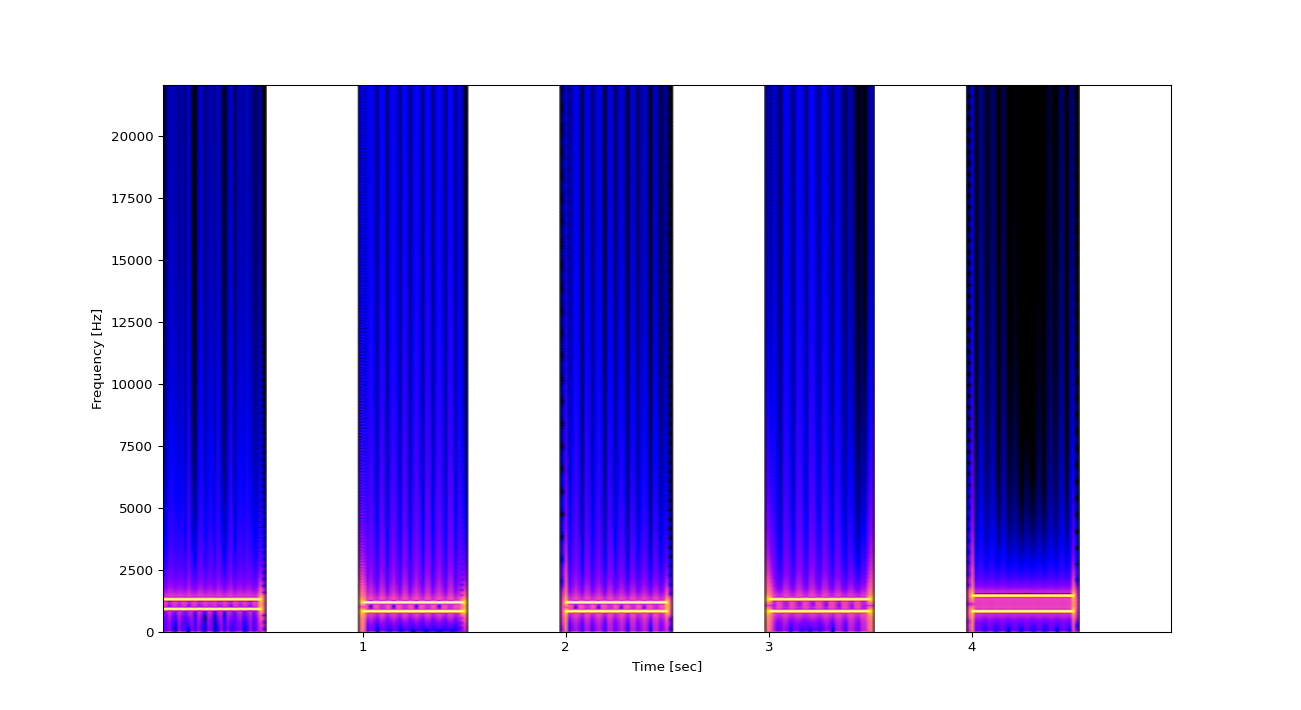
#> input picture hw2/generated-examples/dtmf_phone_number.png, 1301 x 710 px, found by its file name
$ jupyter execute --allow-errors spectrogram.ipynb
#> lines starting #> are read from the running program, lines starting #| are printed output that depends on the picture
# Task Description

- Write a function which will take as an input audio signal, frame length (may be in duration, in that case also sampling rate should be given in input), step size and window function and will return the audio spectrogram matrix,
- Then write another function which will plot the spectrogram using colour map of a given theme.
Plot spectrograms of armenian vowels prounounced by you (you can use the code below)
- Generate DTMF signal of your phone number using DTMF_Table.png (each digit and pause should be 0.5 seconds)
- Get a spectrogram of 3)

[cell 1]
import scipy.io.wavfile as wavfile
import os
from scipy import signal
import matplotlib.pyplot as plt
import matplotlib.colors as colors
import glob


input_dir = 'vowel-sounds'
file_paths = glob.glob(os.path.join(input_dir, "*.wav"))
short_time = 32 #miliseconds
start_t = 0 # start time in seconds
dur = 7 # duration in seconds
color_theme = 'hot' # inferno, gnuplot2, jet, jet_r, Greys_r, terrain, plasma, gist_gray, gist_gray_r, spectral, bone_r, hot
dpi_value = 96 # dots per inch
size_pixel_y = 1301
size_pixel_x = 710

# ---------------------------------------------------------------------------------
def get_spcgr(audio_path, cmapval, start=0, duration=5, epsilon=1e-3):
	'''
	Here we use scipy.signal.spectrogram, can be useful to check the manual implementation of spectrogram,
	it also saves the spectogram as a picture
	'''
	# extracts audio data, then saves spectrogram of duration sec
	fs, mix_data = wavfile.read(audio_path)
	audio_dir = os.path.dirname(audio_path)
	audio_name = os.path.basename(audio_path).split('.') [0]
	frlen = int(short_time * fs / 1000) # frame length with duration short_time ms
	ovlap = int(frlen / 2) # overlap of adjacent frames
	f, t, Sxx = signal.spectrogram(mix_data[start*fs:(start+duration)*fs], fs=fs, window='hamming', nperseg=frlen, noverlap=ovlap)
	fig = plt.figure()
	fig.canvas.set_window_title(audio_name)
	#plt.pcolormesh(t, f, Sxx, cmap=cmapval, norm=colors.PowerNorm(gamma=1./3.), edgecolors='None', shading='gouraud') # cmap = 'inferno', 'bwr', 'binary', 'Greys', 'OrRd', 'jet', 'Blues', 'afmhot', 'RdYlBu', 'PuBu', 'PuBu_r'
	plt.pcolormesh(t, f, Sxx, cmap=cmapval, norm=colors.LogNorm(vmin=epsilon, vmax=Sxx.max()), edgecolors='None', shading='gouraud')
	plt.ylabel('Frequency [Hz]')
	plt.xlabel('Time [sec]')
	fig.set_size_inches(size_pixel_y / dpi_value, size_pixel_x / dpi_value)
	fig.savefig(os.path.join(audio_dir, audio_name + '.png'), dpi = dpi_value)
	plt.close()
	# plt.show()
	return None

i = 0
for path in file_paths:
	get_spcgr(path, color_theme, start_t, dur)
	print('spectrogram of \"{}\"saved'.format(os.path.basename(path)))
plt.show()

[cell 2]
import matplotlib.pyplot as plt
import os
from matplotlib.image import imread

def display_spectrogram_png(path, folder_path, color_theme, dpi_value, size_pixel_y, size_pixel_x):
    """
    Display spectrogram PNG images from the given folder using a color theme.

    :param folder_path: Path containing the spectrogram PNG image.
    :param color_theme: Color map theme for the plot.
    :param dpi_value: Dots per inch for the plot resolution.
    :param size_pixel_y: Pixel size in y-dimension.
    :param size_pixel_x: Pixel size in x-dimension.
    """
    path = os.path.join(folder_path, path)
    # Read the image
    image = imread(path)

    # Display the image with the spectrogram colormap theme
    plt.figure()
    plt.imshow(image, cmap=color_theme, aspect='auto')
    plt.colorbar(label='Intensity')
    plt.title(path.split('.')[0])

    plt.gcf().set_size_inches(size_pixel_y / dpi_value, size_pixel_x / dpi_value)
    plt.show()

# Usage
vowel_spectrogram_folder = 'vowel-spectrograms'
# List all PNG files in the folder
#> (the rest of this cell did not finish here and is left out)

[cell 3]
import numpy as np
import scipy.io.wavfile as wavfile

# Define the DTMF frequencies for each digit according to the standard DTMF keypad
DTMF_FREQUENCIES = {
    '1': (697, 1209),
    '2': (697, 1336),
    '3': (697, 1477),
    'A': (697, 1633),
    '4': (770, 1209),
    '5': (770, 1336),
    '6': (770, 1477),
    'B': (770, 1633),
    '7': (852, 1209),
    '8': (852, 1336),
    '9': (852, 1477),
    'C': (852, 1633),
    '*': (941, 1209),
    '0': (941, 1336),
    '#': (941, 1477),
    'D': (941, 1633)
}

def generate_dtmf_tone(digit, duration, sample_rate):
    """
    Generate a DTMF tone for a given digit.

    :param digit: The digit to generate the tone for.
    :param duration: Duration of the tone in seconds.
    :param sample_rate: The sample rate in Hz.
    :return: The generated DTMF tone.
    """
    if digit not in DTMF_FREQUENCIES:
        raise ValueError("Invalid DTMF digit")

    low_freq, high_freq = DTMF_FREQUENCIES[digit]
    t = np.linspace(0, duration, int(sample_rate * duration), endpoint=False)
    tone = np.sin(2 * np.pi * low_freq * t) + np.sin(2 * np.pi * high_freq * t)
    return tone

# Generate DTMF tones for the provided phone number
phone_number = '077898752'  # Replace with the desired phone number
duration = 0.5  # Duration of each digit and pause in seconds
sample_rate = 44100  # Sample rate in Hz

# Generate the DTMF signal for each digit in the phone number
dtmf_signal = np.array([])
for digit in phone_number:
    tone = generate_dtmf_tone(digit, duration, sample_rate)
    pause = np.zeros(int(sample_rate * duration))  # Pause between tones
    dtmf_signal = np.concatenate((dtmf_signal, tone, pause))

# Normalize the signal to the 16-bit range and convert to integer
dtmf_signal = np.int16(dtmf_signal / np.max(np.abs(dtmf_signal)) * 32767)

# Save the DTMF signal to a WAV file
dtmf_wav_filename = 'dtmf_phone_number.wav'  # Replace with your desired path
wavfile.write(dtmf_wav_filename, sample_rate, dtmf_signal)

[cell 4]
get_spcgr(audio_path='dtmf_phone_number.wav', cmapval='gnuplot2', start=0, duration=5)
#> in get_spcgr, `fig.savefig(os.path.join(audio_dir, audio_name + '.png'), dpi = dpi_va..`:
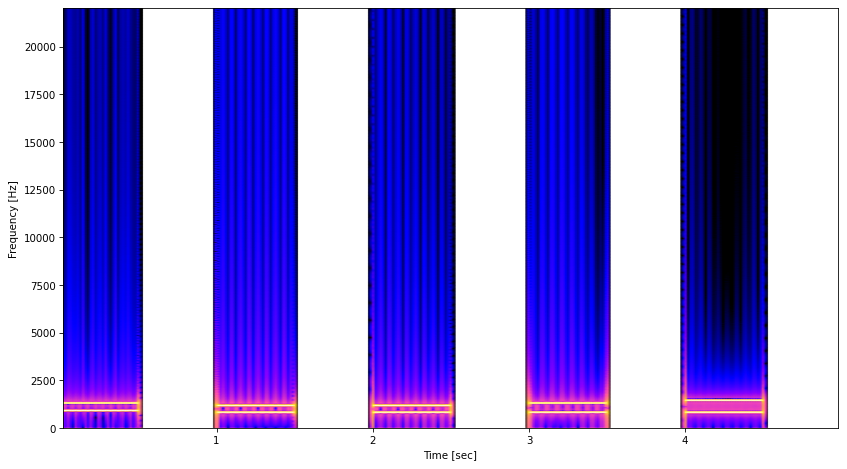
#> figure drawn by matplotlib, 1 panel

[cell 5]
display_spectrogram_png('dtmf_phone_number.png','generated_examples', color_theme='hot', dpi_value=96, size_pixel_y=1301, size_pixel_x=710)
#> in display_spectrogram_png, image is the input picture: shape (710, 1301, 4) float32; mean R, G, B, A 0.705, 0.676, 0.893, 1
#> in display_spectrogram_png, `plt.show()`:
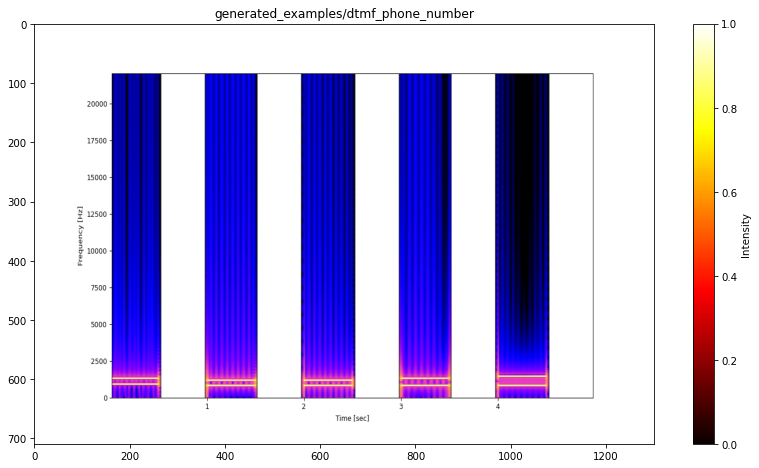
#> figure drawn by matplotlib, 2 panels
